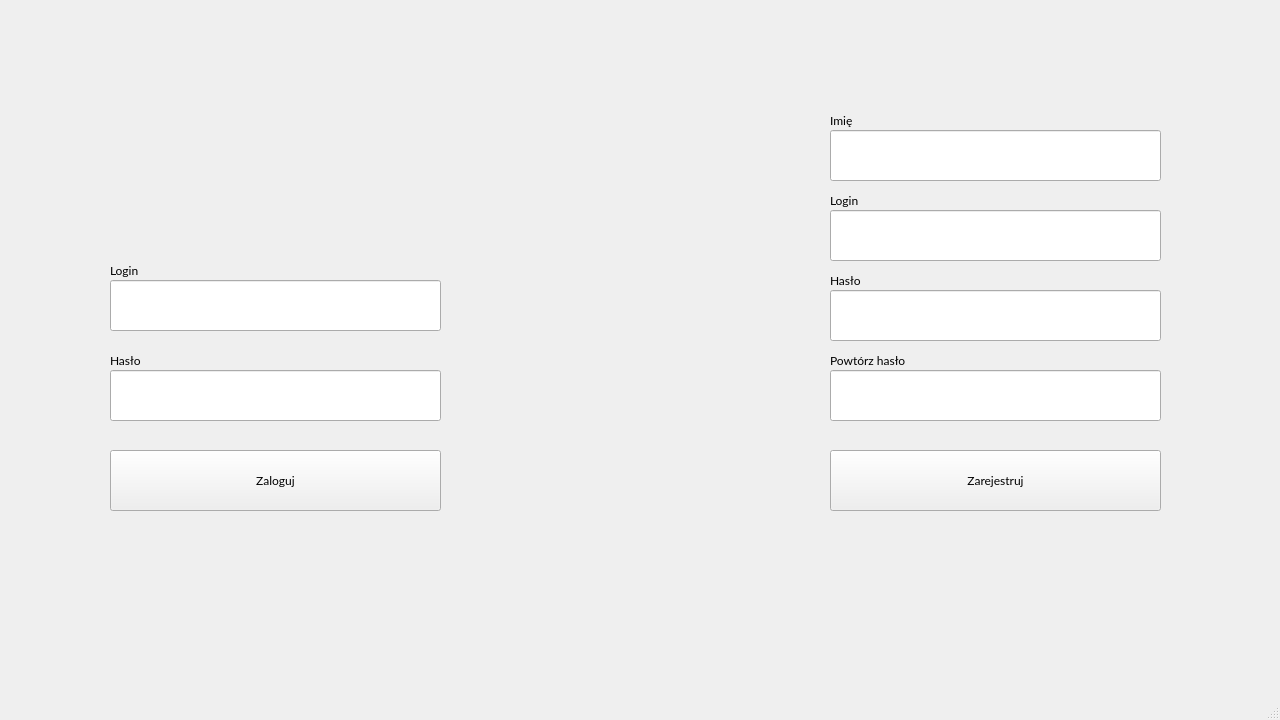
<?xml version="1.0" encoding="UTF-8"?>
<ui version="4.0">
 <class>MainWindow</class>
 <widget class="QMainWindow" name="MainWindow">
  <property name="enabled">
   <bool>true</bool>
  </property>
  <property name="geometry">
   <rect>
    <x>0</x>
    <y>0</y>
    <width>1280</width>
    <height>720</height>
   </rect>
  </property>
  <property name="minimumSize">
   <size>
    <width>1279</width>
    <height>719</height>
   </size>
  </property>
  <property name="windowTitle">
   <string>MainWindow</string>
  </property>
  <property name="autoFillBackground">
   <bool>false</bool>
  </property>
  <widget class="QWidget" name="centralwidget">
   <property name="font">
    <font>
     <family>Lato</family>
    </font>
   </property>
   <widget class="QPushButton" name="loginButton">
    <property name="geometry">
     <rect>
      <x>110</x>
      <y>450</y>
      <width>331</width>
      <height>61</height>
     </rect>
    </property>
    <property name="text">
     <string>Zaloguj</string>
    </property>
   </widget>
   <widget class="QLineEdit" name="loginPassword">
    <property name="geometry">
     <rect>
      <x>110</x>
      <y>370</y>
      <width>331</width>
      <height>51</height>
     </rect>
    </property>
    <property name="echoMode">
     <enum>QLineEdit::Password</enum>
    </property>
   </widget>
   <widget class="QLineEdit" name="loginLogin">
    <property name="geometry">
     <rect>
      <x>110</x>
      <y>280</y>
      <width>331</width>
      <height>51</height>
     </rect>
    </property>
   </widget>
   <widget class="QLineEdit" name="registerPassword">
    <property name="geometry">
     <rect>
      <x>830</x>
      <y>370</y>
      <width>331</width>
      <height>51</height>
     </rect>
    </property>
    <property name="echoMode">
     <enum>QLineEdit::Password</enum>
    </property>
   </widget>
   <widget class="QLineEdit" name="registerLogin">
    <property name="geometry">
     <rect>
      <x>830</x>
      <y>210</y>
      <width>331</width>
      <height>51</height>
     </rect>
    </property>
   </widget>
   <widget class="QLineEdit" name="registerName">
    <property name="geometry">
     <rect>
      <x>830</x>
      <y>130</y>
      <width>331</width>
      <height>51</height>
     </rect>
    </property>
   </widget>
   <widget class="QLineEdit" name="registerPassword_2">
    <property name="geometry">
     <rect>
      <x>830</x>
      <y>290</y>
      <width>331</width>
      <height>51</height>
     </rect>
    </property>
    <property name="echoMode">
     <enum>QLineEdit::Password</enum>
    </property>
   </widget>
   <widget class="QLabel" name="label">
    <property name="geometry">
     <rect>
      <x>110</x>
      <y>260</y>
      <width>63</width>
      <height>20</height>
     </rect>
    </property>
    <property name="text">
     <string>Login</string>
    </property>
   </widget>
   <widget class="QLabel" name="label_2">
    <property name="geometry">
     <rect>
      <x>830</x>
      <y>190</y>
      <width>63</width>
      <height>20</height>
     </rect>
    </property>
    <property name="text">
     <string>Login</string>
    </property>
   </widget>
   <widget class="QLabel" name="label_3">
    <property name="geometry">
     <rect>
      <x>110</x>
      <y>350</y>
      <width>63</width>
      <height>20</height>
     </rect>
    </property>
    <property name="text">
     <string>Hasło</string>
    </property>
   </widget>
   <widget class="QLabel" name="label_4">
    <property name="geometry">
     <rect>
      <x>830</x>
      <y>270</y>
      <width>63</width>
      <height>20</height>
     </rect>
    </property>
    <property name="text">
     <string>Hasło</string>
    </property>
   </widget>
   <widget class="QLabel" name="label_5">
    <property name="geometry">
     <rect>
      <x>830</x>
      <y>350</y>
      <width>101</width>
      <height>20</height>
     </rect>
    </property>
    <property name="text">
     <string>Powtórz hasło</string>
    </property>
   </widget>
   <widget class="QLabel" name="label_6">
    <property name="geometry">
     <rect>
      <x>830</x>
      <y>110</y>
      <width>63</width>
      <height>20</height>
     </rect>
    </property>
    <property name="text">
     <string>Imię</string>
    </property>
   </widget>
   <widget class="QLabel" name="communicatLabel">
    <property name="geometry">
     <rect>
      <x>442</x>
      <y>580</y>
      <width>391</width>
      <height>20</height>
     </rect>
    </property>
    <property name="text">
     <string/>
    </property>
   </widget>
   <widget class="QPushButton" name="registerButton">
    <property name="geometry">
     <rect>
      <x>830</x>
      <y>450</y>
      <width>331</width>
      <height>61</height>
     </rect>
    </property>
    <property name="text">
     <string>Zarejestruj</string>
    </property>
   </widget>
  </widget>
  <widget class="QMenuBar" name="menubar">
   <property name="geometry">
    <rect>
     <x>0</x>
     <y>0</y>
     <width>1280</width>
     <height>21</height>
    </rect>
   </property>
  </widget>
  <widget class="QStatusBar" name="statusbar"/>
 </widget>
 <resources/>
 <connections>
  <connection>
   <sender>loginButton</sender>
   <signal>clicked(bool)</signal>
   <receiver>MainWindow</receiver>
   <slot>onLoginButtonPressed(bool)</slot>
   <hints>
    <hint type="sourcelabel">
     <x>281</x>
     <y>499</y>
    </hint>
    <hint type="destinationlabel">
     <x>230</x>
     <y>586</y>
    </hint>
   </hints>
  </connection>
  <connection>
   <sender>registerButton</sender>
   <signal>clicked(bool)</signal>
   <receiver>MainWindow</receiver>
   <slot>onRegisterButtonPressed(bool)</slot>
   <hints>
    <hint type="sourcelabel">
     <x>888</x>
     <y>507</y>
    </hint>
    <hint type="destinationlabel">
     <x>843</x>
     <y>575</y>
    </hint>
   </hints>
  </connection>
 </connections>
 <slots>
  <signal>signal1()</signal>
  <slot>onLoginButtonPressed(bool)</slot>
  <slot>onRegisterButtonPressed(bool)</slot>
 </slots>
</ui>
